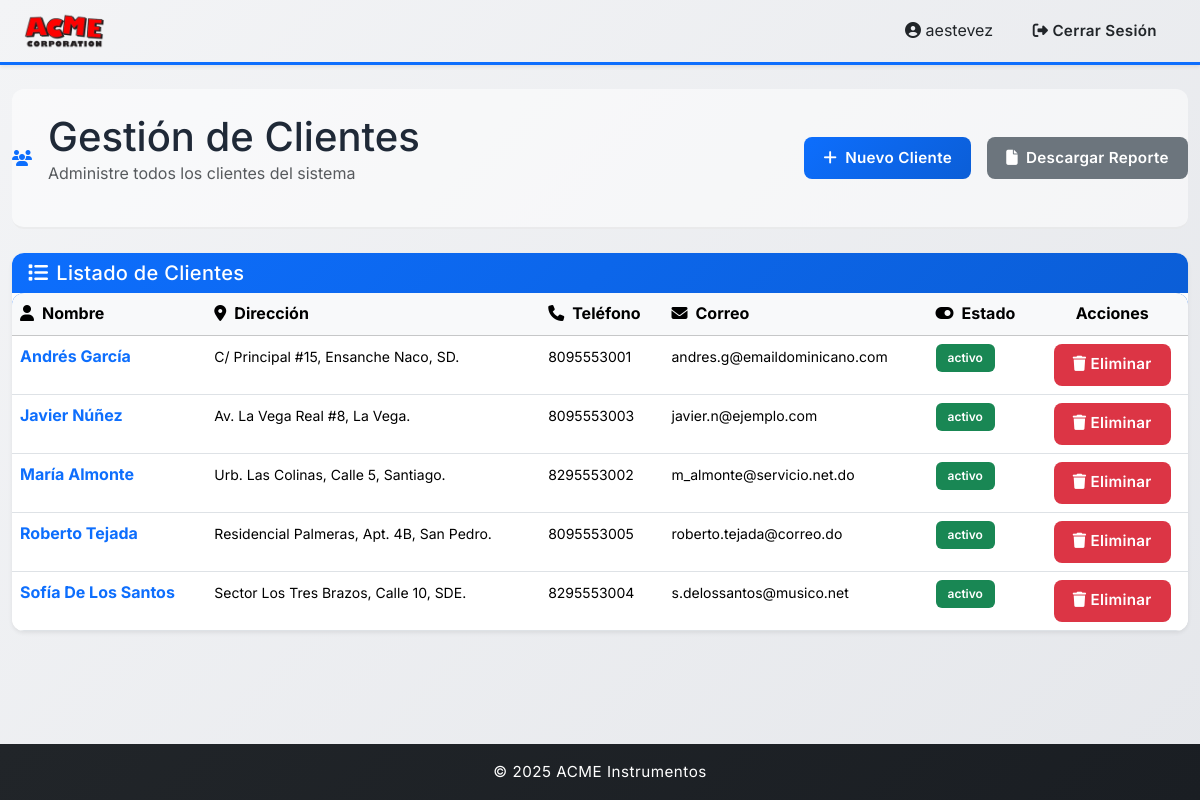
The app's page /clientes/ (signed in) with its own data.
### clientes/models.py (models this page shows, shortened)
class Cliente(models.Model):
    id_cliente = models.AutoField(primary_key=True)
    nombre = models.CharField(max_length=50)
    rnc_cedula = models.CharField(max_length=20, unique=True)
    telefono = models.CharField(max_length=15)
    direccion = models.CharField(max_length=100)
    correo = models.EmailField(max_length=100, unique=True)
    STATUS_CHOICES = [
        ("activo", "Activo"),
        ("inactivo", "Inactivo"),
    ]
    estado = models.CharField(max_length=10, choices=STATUS_CHOICES, default="activo")

### clientes/views.py (the view)
# urls.py: path("", menu_clientes, name="clientes"),
def menu_clientes(request):
    clientes = Cliente.objects.order_by("nombre")
    return render(request, "clientes_menu.html", {"clientes": clientes})

### clientes/templates/clientes_menu.html (shortened to what this page needs)
{% extends "base.html" %} {% block content %}
<div class="page-header mb-4">
  <div class="row align-items-center g-3">
    <div class="col">
      <div class="d-flex align-items-center">
        <i class="fas fa-users text-primary me-3"></i>
        <div>
          <h1 class="mb-0">Gestión de Clientes</h1>
          <p class="text-muted">Administre todos los clientes del sistema</p>
        </div>
      </div>
    </div>
    <div class="col-auto">
      <a href="{% url 'crear_cliente' %}" class="btn btn-primary btn-lg">
        <i class="fas fa-plus me-2"></i>Nuevo Cliente
      </a>
    </div>
    <div class="col-auto">
      <a href="{% url 'reporte_clientes' %}" class="btn btn-secondary btn-lg">
        <i class="fas fa-file me-2"></i>Descargar Reporte
      </a>
    </div>
  </div>
</div>
<div class="card shadow-sm">
  <div class="card-header bg-gradient-primary text-white">
    <h5 class="mb-0"><i class="fas fa-list me-2"></i>Listado de Clientes</h5>
  </div>
  <div class="card-body p-0">
    {% if clientes %}
    <div class="table-responsive">
      <table class="table table-hover mb-0">
        <thead class="table-light">
          <tr>
            <th><i class="fas fa-user me-2"></i>Nombre</th>
            <th><i class="fas fa-map-marker-alt me-2"></i>Dirección</th>
            <th><i class="fas fa-phone me-2"></i>Teléfono</th>
            <th><i class="fas fa-envelope me-2"></i>Correo</th>
            <th><i class="fas fa-toggle-on me-2"></i>Estado</th>
            <th class="text-center">Acciones</th>
          </tr>
        </thead>
        <tbody>
          {% for c in clientes %}
          <tr>
            <td>
              <a href="{% url 'cliente_detalle' c.pk %}" class="fw-bold text-primary text-decoration-none">
                {{ c.nombre }}
              </a>
            </td>
            <td><small>{{ c.direccion }}</small></td>
            <td><small>{{ c.telefono }}</small></td>
            <td><small>{{ c.correo }}</small></td>
            <td>
              <span class="badge bg-success">{{ c.estado }}</span>
            </td>
            <td class="text-center">
              <form action="{% url 'borrar_cliente' c.pk %}" method="POST" style="display: inline;">
                <button
                  type="submit"
                  class="btn btn-sm btn-danger"
                  onclick="return confirm('¿Seguro que deseas borrar este cliente?');"
                >
                  <i class="fas fa-trash me-1"></i>Eliminar
                </button>
              </form>
            </td>
          </tr>
          {% endfor %}
        </tbody>
      </table>
    </div>
    {% endif %}
  </div>
</div>
{% endblock %}

### templates/base.html (shortened to what this page needs)
{% load static %}
<!DOCTYPE html>
<html lang="es">
  <head>
    <link
      href="https://cdn.jsdelivr.net/npm/bootstrap@5.3.8/dist/css/bootstrap.min.css"
      rel="stylesheet"
    />
    <link rel="stylesheet" href="https://cdnjs.cloudflare.com/ajax/libs/font-awesome/6.4.0/css/all.min.css" />
    <link rel="stylesheet" href="{% static 'styles.css' %}" />
  </head>
  <body>
    <nav class="navbar navbar-expand-lg text-dark shadow-sm">
      <div class="container-fluid px-4">
        <a class="navbar-brand fw-bold d-flex align-items-center" href="{% url 'home' %}">
          <img src="{% static 'logo.webp' %}" alt="ACME logo" width="80" />
        </a>
        <div class="collapse navbar-collapse" id="navbarNav">
          <div class="ms-auto">
            {% if user.is_authenticated %}
            <span class="me-3"><i class="fas fa-user-circle"></i> {{ user.username }}</span>
            <form method="post" action="{% url 'logout' %}" class="d-inline">
              <button type="submit" class="btn btn-outline-light btn-sm text-dark">
                <i class="fas fa-sign-out-alt"></i> Cerrar Sesión
              </button>
            </form>
            {% endif %}
          </div>
        </div>
      </div>
    </nav>
    <main class="py-4">
      <div class="container-fluid">
        {% block content %} {% endblock %}
      </div>
    </main>
    <footer class="bg-dark text-white text-center py-3 mt-5">
      <p class="mb-0">&copy; 2025 ACME Instrumentos</p>
    </footer>
  </body>
</html>

### static/styles.css (style rules this page uses)
* { margin: 0; padding: 0; box-sizing: border-box; font-family: 'Inter', -apple-system, BlinkMacSystemFont, 'Segoe UI', sans-serif; }
:root { --primary-color: #0d6efd; --secondary-color: #6c757d; --success-color: #10b981; --danger-color: #ef4444; --warning-color: #f59e0b; --info-color: #06b6d4; --light-bg: #f9fafb; --dark-bg: #1f2937; --border-radius: 12px; --transition: all 0.3s cubic-bezier(0.4, 0, 0.2, 1); --shadow-sm: 0 1px 2px 0 rgba(0, 0, 0, 0.05); --shadow-md: 0 4px 6px -1px rgba(0, 0, 0, 0.1); --shadow-lg: 0 10px 15px -3px rgba(0, 0, 0, 0.1); --shadow-xl: 0 20px 25px -5px rgba(0, 0, 0, 0.1); }
html { scroll-behavior: smooth; }
html, body { height: 100%; }
body { display: flex; flex-direction: column; background: linear-gradient(135deg, #f3f4f6 0%, #e5e7eb 100%); min-height: 100vh; color: #1f2937; font-weight: 400; line-height: 1.6; }
.navbar { box-shadow: 0 2px 15px rgba(0, 0, 0, 0.1); border-bottom: 3px solid var(--primary-color); }
.bg-gradient-primary { background: linear-gradient(135deg, #0d6efd 0%, #0b5ed7 100%) !important; }
.navbar-brand { font-size: 1.5rem; letter-spacing: 1px; transition: var(--transition); }
footer { background: linear-gradient(135deg, #212529 0%, #1a1e23 100%); margin-top: auto; }
footer p { font-size: 0.95rem; letter-spacing: 0.5px; }
main { flex: 1; }
.btn { border-radius: 8px; font-weight: 600; padding: 0.6rem 1.2rem; transition: var(--transition); border: none; font-size: 0.95rem; letter-spacing: 0.3px; position: relative; overflow: hidden; }
.btn::before { content: ''; position: absolute; top: 50%; left: 50%; width: 0; height: 0; border-radius: 50%; background: rgba(255, 255, 255, 0.5); transform: translate(-50%, -50%); transition: width 0.6s, height 0.6s; pointer-events: none; }
.btn-primary { background: linear-gradient(135deg, #0d6efd 0%, #0b5ed7 100%); border: none; }
.table { background-color: white; border-radius: var(--border-radius); overflow: hidden; box-shadow: 0 2px 10px rgba(0, 0, 0, 0.05); }
.table thead { background: linear-gradient(135deg, #0d6efd 0%, #0b5ed7 100%); color: white; }
.card { border: none; border-radius: var(--border-radius); box-shadow: var(--shadow-md); transition: var(--transition); background: white; overflow: hidden; }
.card-header { background: linear-gradient(135deg, #0d6efd 0%, #0b5ed7 100%); color: white; border: none; border-radius: var(--border-radius) var(--border-radius) 0 0; font-weight: 600; letter-spacing: 0.3px; }
.page-header { padding: 1.5rem 0; border-bottom: 2px solid rgba(0, 0, 0, 0.05); background: rgba(255, 255, 255, 0.5); border-radius: var(--border-radius); }
.badge { padding: 0.5rem 0.75rem; font-weight: 600; border-radius: 6px; }
.badge.bg-success { background-color: #198754 !important; }

### records on screen
Cliente: nombre "Andrés García", direccion "C/ Principal #15, Ensanche Naco, SD.", telefono "8095553001", correo "andres.g@emaildominicano.com", estado "activo"
Cliente: nombre "Javier Núñez", direccion "Av. La Vega Real #8, La Vega.", telefono "8095553003", correo "javier.n@ejemplo.com", estado "activo"
Cliente: nombre "María Almonte", direccion "Urb. Las Colinas, Calle 5, Santiago.", telefono "8295553002", correo "m_almonte@servicio.net.do", estado "activo"
Cliente: nombre "Roberto Tejada", direccion "Residencial Palmeras, Apt. 4B, San Pedro.", telefono "8095553005", correo "roberto.tejada@correo.do", estado "activo"
Cliente: nombre "Sofía De Los Santos", direccion "Sector Los Tres Brazos, Calle 10, SDE.", telefono "8295553004", correo "s.delossantos@musico.net", estado "activo"

### other values on screen
{{ user.username }} "aestevez"
